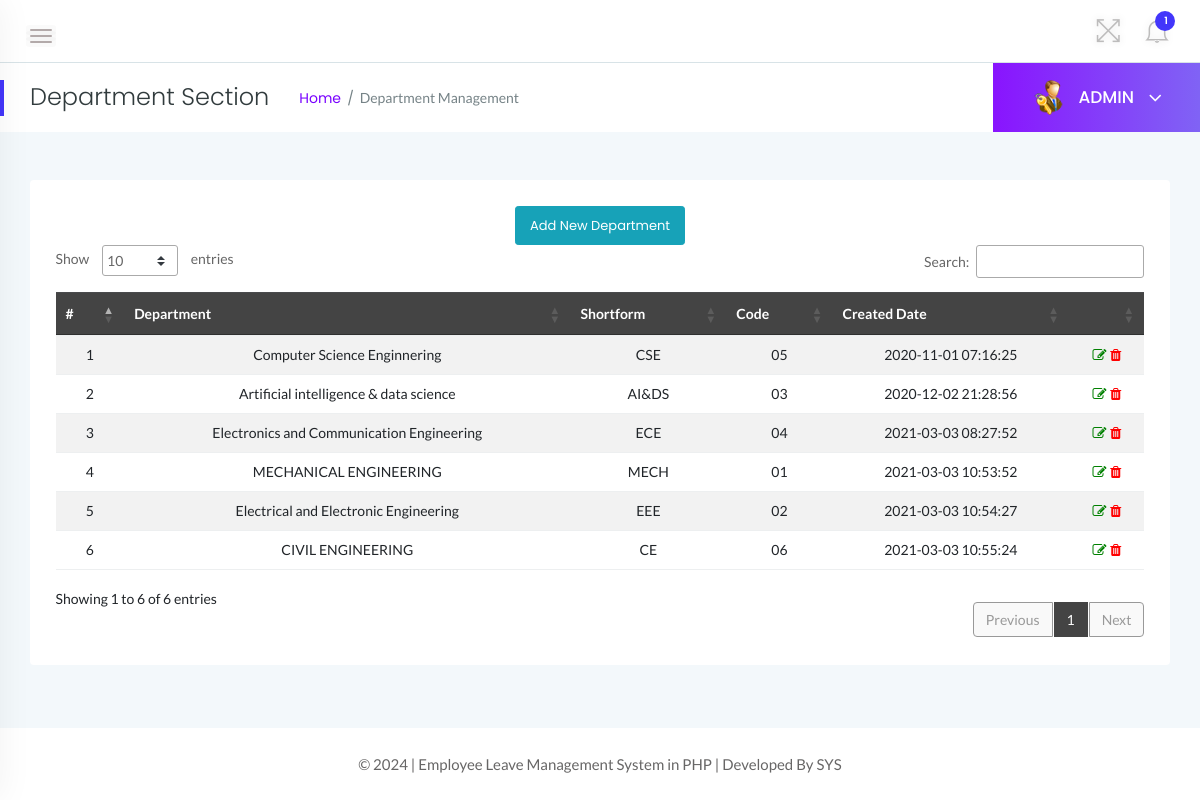
The page /admin/department.php (signed in) on the database its author committed.
### tables this page shows
CREATE TABLE `tbldepartments` (
  `id` int(11) NOT NULL,
  `DepartmentName` varchar(150) DEFAULT NULL,
  `DepartmentShortName` varchar(100) NOT NULL,
  `DepartmentCode` varchar(50) DEFAULT NULL,
  `CreationDate` timestamp NULL DEFAULT current_timestamp()
);

### admin/department.php (the view, shortened to what this page needs)
<?php
    include('../includes/dbconn.php');
    if(strlen($_SESSION['alogin'])==0){
    header('location:index.php');
    } else {
?>
<!doctype html>
<html class="no-js" lang="en">
<head>
    <link rel="stylesheet" href="../assets/css/bootstrap.min.css">
    <link rel="stylesheet" href="../assets/css/font-awesome.min.css">
    <link rel="stylesheet" href="../assets/css/themify-icons.css">
    <link rel="stylesheet" href="../assets/css/metisMenu.css">
    <link rel="stylesheet" href="../assets/css/owl.carousel.min.css">
    <link rel="stylesheet" href="../assets/css/slicknav.min.css">
    <link rel="stylesheet" href="https://www.amcharts.com/lib/3/plugins/export/export.css" type="text/css" media="all" />
    <link rel="stylesheet" type="text/css" href="https://cdn.datatables.net/1.10.19/css/jquery.dataTables.css">
    <link rel="stylesheet" type="text/css" href="https://cdn.datatables.net/1.10.18/css/dataTables.bootstrap4.min.css">
    <link rel="stylesheet" type="text/css" href="https://cdn.datatables.net/responsive/2.2.3/css/responsive.bootstrap.min.css">
    <link rel="stylesheet" type="text/css" href="https://cdn.datatables.net/responsive/2.2.3/css/responsive.jqueryui.min.css">
    <link rel="stylesheet" href="../assets/css/typography.css">
    <link rel="stylesheet" href="../assets/css/default-css.css">
    <link rel="stylesheet" href="../assets/css/styles.css">
    <link rel="stylesheet" href="../assets/css/responsive.css">
</head>
<body>
    <div class="page-container">
        <div class="main-content">
            <div class="header-area">
                <div class="row align-items-center">
                    <div class="col-md-6 col-sm-8 clearfix">
                        <div class="nav-btn pull-left">
                            <span></span>
                            <span></span>
                            <span></span>
                        </div>
                    </div>
                    <div class="col-md-6 col-sm-4 clearfix">
                        <ul class="notification-area pull-right">
                            <li id="full-view"><i class="ti-fullscreen"></i></li>
                            <?php include '../includes/admin-notification.php'?>
                        </ul>
                    </div>
                </div>
            </div>
            <div class="page-title-area">
                <div class="row align-items-center">
                    <div class="col-sm-6">
                        <div class="breadcrumbs-area clearfix">
                            <h4 class="page-title pull-left">Department Section</h4>
                            <ul class="breadcrumbs pull-left">
                                <li><a href="dashboard.php">Home</a></li>
                                <li><span>Department Management</span></li>
                            </ul>
                        </div>
                    </div>
                    <div class="col-sm-6 clearfix">
                        <div class="user-profile pull-right">
                            <img class="avatar user-thumb" src="../assets/images/admin.png" alt="avatar">
                            <h4 class="user-name dropdown-toggle" data-toggle="dropdown">ADMIN <i class="fa fa-angle-down"></i></h4>
                        </div>
                    </div>
                </div>
            </div>
            <div class="main-content-inner">
                <div class="row">
                    <div class="col-12 mt-5">
                        <div class="card">
                            <div class="card-body">
                                <div class="data-tables datatable-dark">
                                <center><a href="add-department.php" class="btn btn-sm btn-info">Add New Department</a></center>
                                    <table id="dataTable3" class="table table-hover table-striped text-center">
                                        <thead class="text-capitalize">
                                            <tr>
                                                <th>#</th>
                                                <th>Department</th>
                                                <th>Shortform</th>
                                                <th>Code</th>
                                                <th>Created Date</th>
                                                <th></th>
                                            </tr>
                                        </thead>
                                        <tbody>
                                    <?php $sql = "SELECT * from tbldepartments";
                                    $query = $dbh -> prepare($sql);
                                    $query->execute();
                                    $results=$query->fetchAll(PDO::FETCH_OBJ);
                                    $cnt=1;
                                    if($query->rowCount() > 0)
                                    {
                                    foreach($results as $result)
                                    {               ?>
                                        <tr>
                                            <td> <?php echo htmlentities($cnt);?></td>
                                            <td><?php echo htmlentities($result->DepartmentName);?></td>
                                            <td><?php echo htmlentities($result->DepartmentShortName);?></td>
                                            <td><?php echo htmlentities($result->DepartmentCode);?></td>
                                            <td><?php echo htmlentities($result->CreationDate);?></td>
                                            <td><a href="edit-department.php?deptid=<?php echo htmlentities($result->id);?>"><i class="fa fa-edit" style="color:green"></i></a><a href="department.php?del=<?php echo htmlentities($result->id);?>" onclick="return confirm('Do you want to delete');"> <i class="fa fa-trash" style="color:red"></i></a></td>
                                        </tr>
                                         <?php $cnt++;} }?>
                                    </tbody>
                                    </table>
                                </div>
                            </div>
                        </div>
                    </div>
                </div>
                </div>
            </div>
            <?php include '../includes/footer.php' ?>
        </div>
</body>
</html>
<?php } ?>

### includes/admin-notification.php (shortened to what this page needs)
<link rel="stylesheet" href="../assets/css/styles.css">
<?php
    include 'dbconn.php';
    $isread=0;
    $sql = "SELECT id from tblleaves where IsRead=:isread";
    $query = $dbh -> prepare($sql);
    $query->bindParam(':isread',$isread,PDO::PARAM_STR);
    $query->execute();
    $unreadcount=$query->rowCount();
?>
    <li class="dropdown">
        <i class="ti-bell dropdown-toggle" data-toggle="dropdown">
            <span><?php echo htmlentities($unreadcount);?></span>
            </i>
     </li>

### includes/footer.php
<footer>
        <div class="footer-area">
                <p>© <?php echo date("Y");?> | Employee Leave Management System in PHP | Developed By SYS</a></p>
        </div>
</footer>

### assets/css/typography.css (style rules this page uses)
body { font-size: 14px; font-family: 'Lato', sans-serif; }
h1, h2, h3, h4, h5, h6 { margin: 0; font-family: 'Poppins', sans-serif; }
p { font-family: 'Lato', sans-serif; font-size: 15px; line-height: 26px; color: #444; margin-bottom: 0; }
a, a:visited { text-decoration: none; transition: all 0.3s ease-in-out; -webkit-transition: all 0.3s ease-in-out; -moz-transition: all 0.3s ease-in-out; -o-transition: all 0.3s ease-in-out; outline: 0; font-family: 'Poppins', sans-serif; }
ul, ol { margin-bottom: 0px; margin-top: 0px; padding: 0; }
ul { margin: 0; list-style-type: none; }

### assets/css/default-css.css (style rules this page uses)
* { margin: 0; padding: 0; box-sizing: border-box; }
*, *:before, *:after { -moz-box-sizing: border-box; -webkit-box-sizing: border-box; box-sizing: border-box; }
html { -webkit-font-smoothing: antialiased; }
body { background: #fff; font-weight: normal; -webkit-font-smoothing: antialiased; -webkit-text-size-adjust: 100%; }
img { max-width: 100%; height: auto; }
:root { --primary-color: #4336FB; }

### assets/css/responsive.css (style rules this page uses)
@media (min-width: 1200px) and (max-width: 1364px) { .nav-btn { position: fixed; z-index: 99; left: 363px; background: #303641; padding: 14px; top: 0; margin: 0; } }
@media (min-width: 1200px) and (max-width: 1364px) { .nav-btn span { background: #fffbfb; } }
@media (min-width: 1200px) and (max-width: 1364px) { .sbar_collapsed .nav-btn { position: initial; background: none; padding: 0; margin: 10px 30px 0 0; } }
@media (min-width: 1200px) and (max-width: 1364px) { .sbar_collapsed .nav-btn span { background: #b3aaaa; } }
@media (min-width: 1200px) and (max-width: 1364px) { .main-content-inner { padding: 0 15px 50px; } }
@media (min-width: 1200px) and (max-width: 1364px) { .page-container, .sbar_collapsed.page-container { padding-left: 0; } }

### rows shown on the page
tbldepartments: DepartmentName "Computer Science Enginnering", DepartmentShortName "CSE", DepartmentCode "05", CreationDate "2020-11-01 07:16:25"
tbldepartments: DepartmentName "Artificial intelligence & data science", DepartmentShortName "AI&DS", DepartmentCode "03", CreationDate "2020-12-02 21:28:56"
tbldepartments: DepartmentName "Electronics and Communication Engineering", DepartmentShortName "ECE", DepartmentCode "04", CreationDate "2021-03-03 08:27:52"
tbldepartments: DepartmentName "MECHANICAL ENGINEERING", DepartmentShortName "MECH", DepartmentCode "01", CreationDate "2021-03-03 10:53:52"
tbldepartments: DepartmentName "Electrical and Electronic Engineering", DepartmentShortName "EEE", DepartmentCode "02", CreationDate "2021-03-03 10:54:27"
tbldepartments: DepartmentName "CIVIL ENGINEERING", DepartmentShortName "CE", DepartmentCode "06", CreationDate "2021-03-03 10:55:24"

### other values the page prints
$unreadcount "1"
